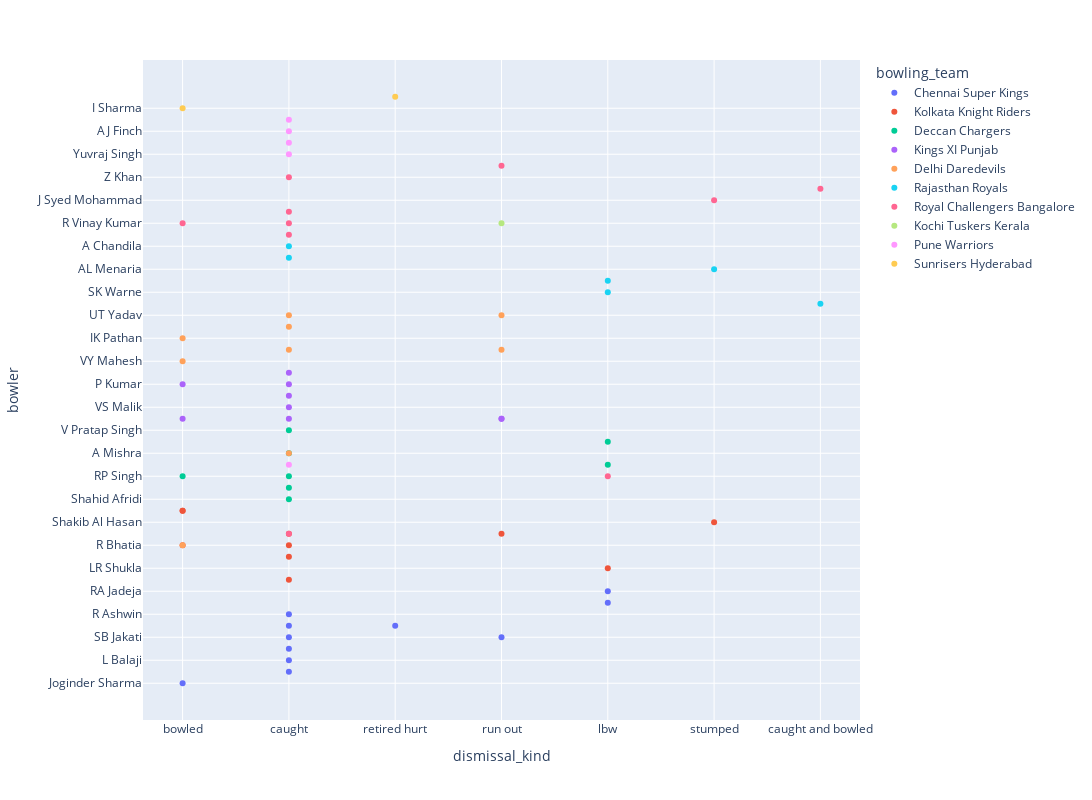

The cell this chart's notebook holds for it:
### Code cell
sachin_wicket_count = Sachin['is_wicket'].value_counts()
mult_w_c = sachin_wicket_count[sachin_wicket_count > 2].index

filter_sachin_wick = Sachin[Sachin['is_wicket'].isin(mult_w_c)]
fig = px.scatter(data_frame=filter_sachin_wick,y='bowler',x='dismissal_kind',color='bowling_team',height=800, width=1500)
fig.show()

### Figure 1 — Plotly figure (JSON) as saved in the notebook; plotly's stock layout.template omitted (floating-point values rounded to 4 significant figures)
{"data": [{"hovertemplate": "bowling_team=Chennai Super Kings<br>dismissal_kind=%{x}<br>bowler=%{y}<extra></extra>", "legendgroup": "Chennai Super Kings", "marker": {"color": "#636efa", "symbol": "circle"}, "mode": "markers", "name": "Chennai Super Kings", "orientation": "v", "showlegend": true, "type": "scatter", "x": ["bowled", "caught", "caught", "caught", "caught", "caught", "retired hurt", "caught", "run out", "lbw", "lbw"], "xaxis": "x", "y": ["Joginder Sharma", "SK Raina", "L Balaji", "T Thushara", "SB Jakati", "DE Bollinger", "DE Bollinger", "R Ashwin", "SB Jakati", "DP Nannes", "RA Jadeja"], "yaxis": "y"}, {"hovertemplate": "bowling_team=Kolkata Knight Riders<br>dismissal_kind=%{x}<br>bowler=%{y}<extra></extra>", "legendgroup": "Kolkata Knight Riders", "marker": {"color": "#EF553B", "symbol": "circle"}, "mode": "markers", "name": "Kolkata Knight Riders", "orientation": "v", "showlegend": true, "type": "scatter", "x": ["caught", "lbw", "caught", "caught", "run out", "caught", "stumped", "bowled", "bowled", "bowled"], "xaxis": "x", "y": ["Shoaib Akhtar", "LR Shukla", "AB Agarkar", "R Bhatia", "JH Kallis", "JH Kallis", "Shakib Al Hasan", "SP Narine", "SP Narine", "R Bhatia"], "yaxis": "y"}, {"hovertemplate": "bowling_team=Deccan Chargers<br>dismissal_kind=%{x}<br>bowler=%{y}<extra></extra>", "legendgroup": "Deccan Chargers", "marker": {"color": "#00cc96", "symbol": "circle"}, "mode": "markers", "name": "Deccan Chargers", "orientation": "v", "showlegend": true, "type": "scatter", "x": ["caught", "caught", "bowled", "caught", "lbw", "caught", "lbw", "caught"], "xaxis": "x", "y": ["Shahid Afridi", "PP Ojha", "RP Singh", "RP Singh", "R Sharma", "A Mishra", "Anand Rajan", "V Pratap Singh"], "yaxis": "y"}, {"hovertemplate": "bowling_team=Kings XI Punjab<br>dismissal_kind=%{x}<br>bowler=%{y}<extra></extra>", "legendgroup": "Kings XI Punjab", "marker": {"color": "#ab63fa", "symbol": "circle"}, "mode": "markers", "name": "Kings XI Punjab", "orientation": "v", "showlegend": true, "type": "scatter", "x": ["run out", "caught", "caught", "bowled", "caught", "caught", "run out", "caught", "bowled"], "xaxis": "x", "y": ["PP Chawla", "VS Malik", "PP Chawla", "PP Chawla", "RJ Harris", "P Kumar", "PP Chawla", "Azhar Mahmood", "P Kumar"], "yaxis": "y"}, {"hovertemplate": "bowling_team=Delhi Daredevils<br>dismissal_kind=%{x}<br>bowler=%{y}<extra></extra>", "legendgroup": "Delhi Daredevils", "marker": {"color": "#FFA15A", "symbol": "circle"}, "mode": "markers", "name": "Delhi Daredevils", "orientation": "v", "showlegend": true, "type": "scatter", "x": ["bowled", "run out", "bowled", "caught", "caught", "bowled", "caught", "run out", "caught"], "xaxis": "x", "y": ["VY Mahesh", "PJ Sangwan", "R Bhatia", "A Mishra", "PJ Sangwan", "IK Pathan", "M Morkel", "UT Yadav", "UT Yadav"], "yaxis": "y"}, {"hovertemplate": "bowling_team=Rajasthan Royals<br>dismissal_kind=%{x}<br>bowler=%{y}<extra></extra>", "legendgroup": "Rajasthan Royals", "marker": {"color": "#19d3f3", "symbol": "circle"}, "mode": "markers", "name": "Rajasthan Royals", "orientation": "v", "showlegend": true, "type": "scatter", "x": ["caught and bowled", "lbw", "lbw", "stumped", "caught", "caught"], "xaxis": "x", "y": ["SK Trivedi", "SK Warne", "AD Mascarenhas", "AL Menaria", "A Singh", "A Chandila"], "yaxis": "y"}, {"hovertemplate": "bowling_team=Royal Challengers Bangalore<br>dismissal_kind=%{x}<br>bowler=%{y}<extra></extra>", "legendgroup": "Royal Challengers Bangalore", "marker": {"color": "#FF6692", "symbol": "circle"}, "mode": "markers", "name": "Royal Challengers Bangalore", "orientation": "v", "showlegend": true, "type": "scatter", "x": ["caught", "caught", "bowled", "caught", "caught", "stumped", "caught and bowled", "caught", "run out", "lbw"], "xaxis": "x", "y": ["D du Preez", "R Vinay Kumar", "R Vinay Kumar", "JH Kallis", "DW Steyn", "J Syed Mohammad", "HV Patel", "Z Khan", "M Kartik", "RP Singh"], "yaxis": "y"}, {"hovertemplate": "bowling_team=Kochi Tuskers Kerala<br>dismissal_kind=%{x}<br>bowler=%{y}<extra></extra>", "legendgroup": "Kochi Tuskers Kerala", "marker": {"color": "#B6E880", "symbol": "circle"}, "mode": "markers", "name": "Kochi Tuskers Kerala", "orientation": "v", "showlegend": true, "type": "scatter", "x": ["run out"], "xaxis": "x", "y": ["R Vinay Kumar"], "yaxis": "y"}, {"hovertemplate": "bowling_team=Pune Warriors<br>dismissal_kind=%{x}<br>bowler=%{y}<extra></extra>", "legendgroup": "Pune Warriors", "marker": {"color": "#FF97FF", "symbol": "circle"}, "mode": "markers", "name": "Pune Warriors", "orientation": "v", "showlegend": true, "type": "scatter", "x": ["caught", "caught", "caught", "caught", "caught"], "xaxis": "x", "y": ["R Sharma", "Yuvraj Singh", "A Nehra", "AJ Finch", "BAW Mendis"], "yaxis": "y"}, {"hovertemplate": "bowling_team=Sunrisers Hyderabad<br>dismissal_kind=%{x}<br>bowler=%{y}<extra></extra>", "legendgroup": "Sunrisers Hyderabad", "marker": {"color": "#FECB52", "symbol": "circle"}, "mode": "markers", "name": "Sunrisers Hyderabad", "orientation": "v", "showlegend": true, "type": "scatter", "x": ["bowled", "retired hurt"], "xaxis": "x", "y": ["I Sharma", "KV Sharma"], "yaxis": "y"}], "layout": {"height": 800, "legend": {"title": {"text": "bowling_team"}, "tracegroupgap": 0}, "margin": {"t": 60}, "width": 1500, "xaxis": {"anchor": "y", "domain": [0, 1], "title": {"text": "dismissal_kind"}}, "yaxis": {"anchor": "x", "domain": [0, 1], "title": {"text": "bowler"}}}}
